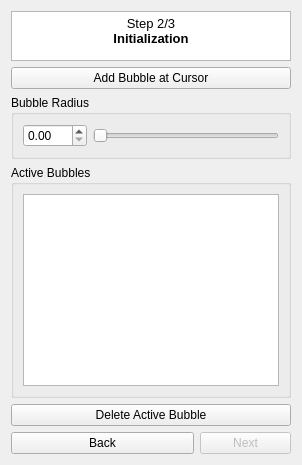
                 <widget class="QWidget" name="initialization">
                  <layout class="QGridLayout" name="gridLayout_153">
                   <item row="0" column="0" colspan="3">
                    <widget class="QTextBrowser" name="textBrowser_6">
                     <property name="maximumSize">
                      <size>
                       <width>16777215</width>
                       <height>50</height>
                      </size>
                     </property>
                     <property name="styleSheet">
                      <string notr="true"/>
                     </property>
                     <property name="verticalScrollBarPolicy">
                      <enum>Qt::ScrollBarAsNeeded</enum>
                     </property>
                     <property name="horizontalScrollBarPolicy">
                      <enum>Qt::ScrollBarAsNeeded</enum>
                     </property>
                     <property name="html">
                      <string>&lt;!DOCTYPE HTML PUBLIC &quot;-//W3C//DTD HTML 4.0//EN&quot; &quot;http://www.w3.org/TR/REC-html40/strict.dtd&quot;&gt;
&lt;html&gt;&lt;head&gt;&lt;meta name=&quot;qrichtext&quot; content=&quot;1&quot; /&gt;&lt;meta charset=&quot;utf-8&quot; /&gt;&lt;style type=&quot;text/css&quot;&gt;
p, li { white-space: pre-wrap; }
hr { height: 1px; border-width: 0; }
li.unchecked::marker { content: &quot;\2610&quot;; }
li.checked::marker { content: &quot;\2612&quot;; }
&lt;/style&gt;&lt;/head&gt;&lt;body style=&quot; font-family:'Sans'; font-size:10pt; font-weight:400; font-style:normal;&quot;&gt;
&lt;p align=&quot;center&quot; style=&quot; margin-top:0px; margin-bottom:0px; margin-left:0px; margin-right:0px; -qt-block-indent:0; text-indent:0px;&quot;&gt;&lt;span style=&quot; font-family:'Segoe UI';&quot;&gt;Step 2/3&lt;br /&gt;&lt;/span&gt;&lt;span style=&quot; font-family:'Segoe UI'; font-weight:700;&quot;&gt;Initialization&lt;/span&gt;&lt;/p&gt;&lt;/body&gt;&lt;/html&gt;</string>
                     </property>
                    </widget>
                   </item>
                   <item row="2" column="0" colspan="3">
                    <widget class="QGroupBox" name="groupBox_10">
                     <property name="title">
                      <string>Bubble Radius</string>
                     </property>
                     <layout class="QGridLayout" name="gridLayout_155">
                      <item row="1" column="0">
                       <widget class="QDoubleSpinBox" name="doubleSpinBox_Bubradius">
                        <property name="maximumSize">
                         <size>
                          <width>16777215</width>
                          <height>30</height>
                         </size>
                        </property>
                        <property name="frame">
                         <bool>true</bool>
                        </property>
                        <property name="buttonSymbols">
                         <enum>QAbstractSpinBox::UpDownArrows</enum>
                        </property>
                        <property name="maximum">
                         <double>105.000000000000000</double>
                        </property>
                        <property name="singleStep">
                         <double>0.100000000000000</double>
                        </property>
                       </widget>
                      </item>
                      <item row="1" column="1">
                       <widget class="QSlider" name="horizontalSlider_Bubradius">
                        <property name="maximum">
                         <number>600</number>
                        </property>
                        <property name="singleStep">
                         <number>1</number>
                        </property>
                        <property name="pageStep">
                         <number>1</number>
                        </property>
                        <property name="value">
                         <number>0</number>
                        </property>
                        <property name="orientation">
                         <enum>Qt::Horizontal</enum>
                        </property>
                       </widget>
                      </item>
                     </layout>
                    </widget>
                   </item>
                   <item row="5" column="0" colspan="2">
                    <widget class="QPushButton" name="pushButton_Back2">
                     <property name="enabled">
                      <bool>true</bool>
                     </property>
                     <property name="text">
                      <string>Back</string>
                     </property>
                    </widget>
                   </item>
                   <item row="5" column="2">
                    <widget class="QPushButton" name="pushButton_Next2">
                     <property name="enabled">
                      <bool>false</bool>
                     </property>
                     <property name="text">
                      <string>Next</string>
                     </property>
                    </widget>
                   </item>
                   <item row="1" column="0" colspan="3">
                    <widget class="QPushButton" name="pushButton_addBubbles">
                     <property name="text">
                      <string>Add Bubble at Cursor</string>
                     </property>
                    </widget>
                   </item>
                   <item row="3" column="0" colspan="3">
                    <widget class="QGroupBox" name="groupBox_16">
                     <property name="title">
                      <string>Active Bubbles</string>
                     </property>
                     <layout class="QGridLayout" name="gridLayout_159">
                      <item row="0" column="0">
                       <widget class="QTableView" name="tableView_activeBub">
                        <property name="enabled">
                         <bool>true</bool>
                        </property>
                        <property name="horizontalScrollBarPolicy">
                         <enum>Qt::ScrollBarAsNeeded</enum>
                        </property>
                        <property name="editTriggers">
                         <set>QAbstractItemView::NoEditTriggers</set>
                        </property>
                        <property name="selectionMode">
                         <enum>QAbstractItemView::NoSelection</enum>
                        </property>
                        <property name="selectionBehavior">
                         <enum>QAbstractItemView::SelectItems</enum>
                        </property>
                        <attribute name="horizontalHeaderCascadingSectionResizes">
                         <bool>false</bool>
                        </attribute>
                       </widget>
                      </item>
                     </layout>
                    </widget>
                   </item>
                   <item row="4" column="0" colspan="3">
                    <widget class="QPushButton" name="pushButton_delete">
                     <property name="text">
                      <string>Delete Active Bubble</string>
                     </property>
                    </widget>
                   </item>
                  </layout>
                 </widget>
